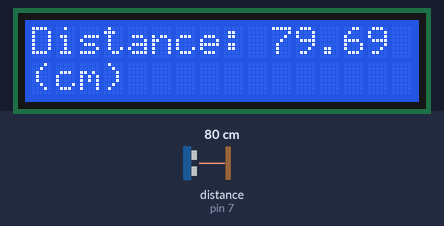
Bench run of a sketch on a simulated Arduino Uno, built with avr-gcc and run on an emulated ATmega328P. On the bench: 16×2 character LCD. Wiring (inferred from the names in the program): ultrasonic range finder: trigger pin 6; echo pin 7. The test bench sets the inputs (shaded band); at power-on: distance to the obstacle (sensor on pin 7) 80 cm. The echo pulse lasts 58.3 µs per cm.

Above: at 1.2 s.
1.3 s: distance to the obstacle (sensor on pin 7) set to 2 cm
At 3.4 s:
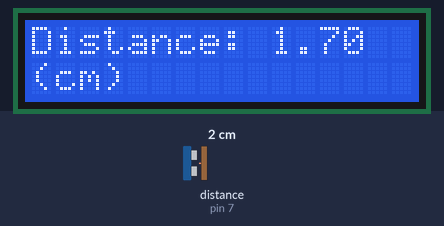
3.6 s: distance to the obstacle (sensor on pin 7) set to 4 cm
At 4.8 s:
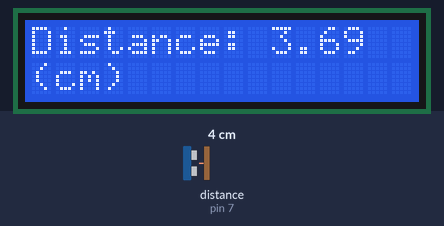
5.1 s: distance to the obstacle (sensor on pin 7) set to 9 cm
At 6.2 s:
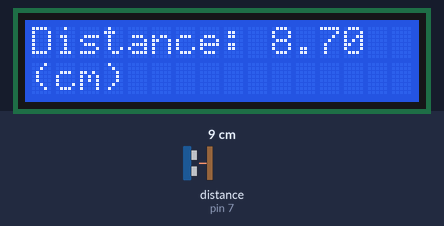
Timing chart, 0 to 8.1 s (numbered marks = the images above; inputs shaded):
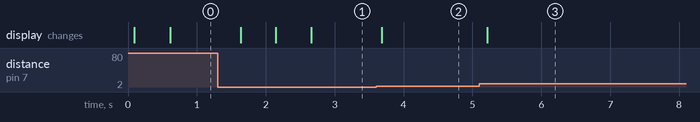

Measured:
- after the input at 1.3 s, the display: changes after 0.34 s (image 1)
- after the input at 3.6 s, the display: changes after 0.08 s (image 2)
- after the input at 5.1 s, the display: changes after 0.11 s (image 3)

The sketch:

the_original_version.ino
```cpp
#include <Wire.h>
#include <LiquidCrystal_I2C.h>

LiquidCrystal_I2C lcd(0x27, 2, 1, 0, 4, 5, 6, 7, 3  , POSITIVE); //lcd is a user-defined name


const int trigPin = 6; // Define the digital pin for the ultrasonic sensor trigger
const int echoPin = 7; // Define the digital pin for the ultrasonic sensor echo
float distance_cm;

void setup() {
  lcd.begin(16, 2); // Initialize the LCD display with 16 columns and 2 rows
  pinMode(trigPin, OUTPUT); // Set the trigger pin as an output
  pinMode(echoPin, INPUT);  // Set the echo pin as an input
  lcd.print("Distance: "); // Print a static label on the LCD
  lcd.setCursor(0,1);
  lcd.print("(cm)");
}

void loop() {

  // Generate microsecond pulses to initiate the ultrasonic sensor
  digitalWrite(trigPin, LOW);
  delayMicroseconds(5);
  digitalWrite(trigPin, HIGH);
  delayMicroseconds(10);
  digitalWrite(trigPin, LOW);

  // Measure the duration of the echo pulse on the echo pin
  long duration = pulseIn(echoPin, HIGH);

  distance_cm = duration / 58.3;

  // Display the distance on the LCD display
  lcd.setCursor(10, 0); // Set the cursor position to print the distance value
  lcd.print("     "); // Clear the previous distance value
  lcd.setCursor(10, 0); // Set the cursor position again
  lcd.print(distance_cm); // Print the calculated distance in centimeters

  delay(500); // Delay for stability

}
```
